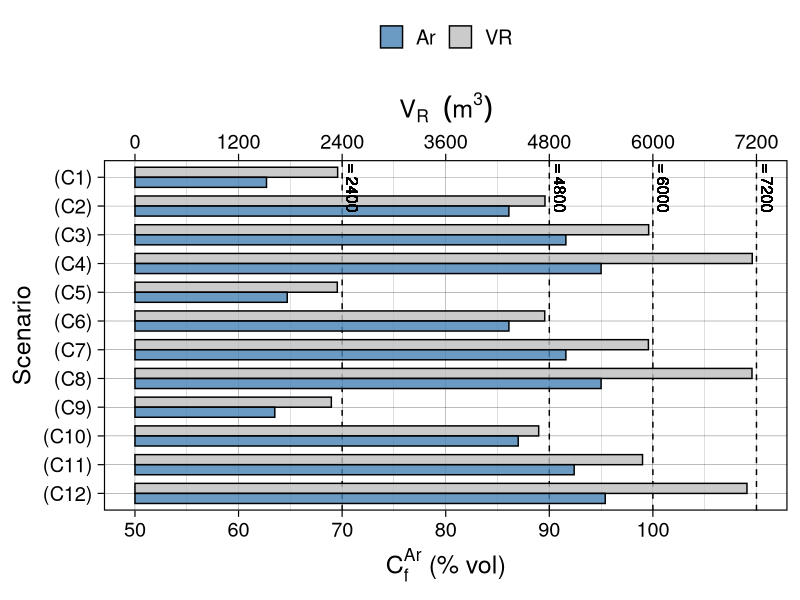
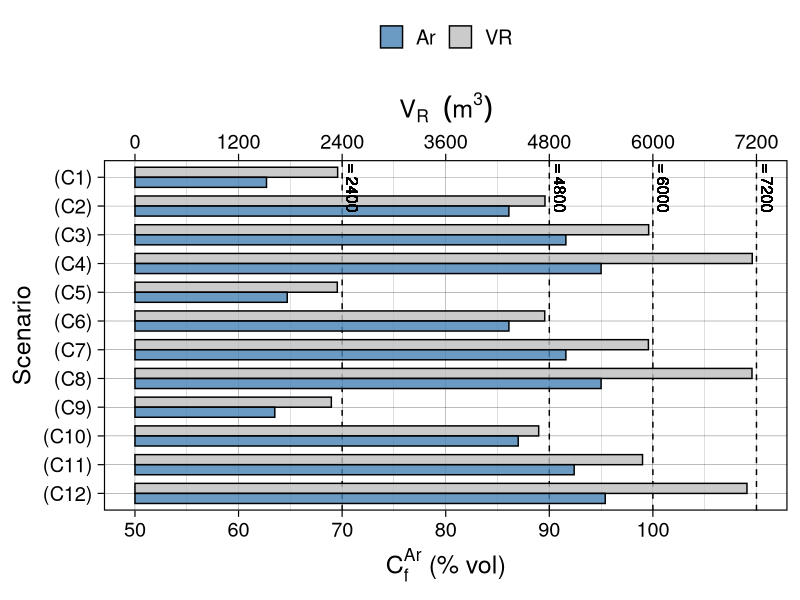

Generate these figures, in order, with R:
##########################################################################
##                                                                      ##
##  Definition and optimization of a MELCOR model of the                ##
##  IFMIF-DONES Argon Purification Subsystem                            ##
##                                                                      ##
##  Authors: A. Manjavacas, M. A. Vazquez                               ##
##                                                                      ##
##########################################################################

library(tidyverse)

df <- read.csv("./data/scenarios_C.csv")

df$Scenario <- factor(df$Scenario)

new_order <- c(paste0("(C", 1:12, ")"))
df$Scenario <- factor(df$Scenario, levels = new_order)

df$Ar <- (df$Ar-50) * 60 * 2

df_long <- df %>% select(c(Scenario, Ar, VR, VI)) %>% 
  pivot_longer(cols = c(VR, Ar), names_to = "Variable", values_to = "Value")

ggplot(df_long, aes(x = Scenario, y = Value, fill = Variable)) +
   geom_hline(yintercept=2400, linetype="dashed", color="black") + 
   geom_hline(yintercept=4800, linetype="dashed", color="black") + 
   geom_hline(yintercept=6000, linetype="dashed", color="black") + 
   geom_hline(yintercept=7200, linetype="dashed", color="black") +
   geom_bar(stat="identity", position="dodge", alpha=0.8, width=0.7, color="black") +
   geom_text(label = expression(paste(V[I], "  = 2400")), angle = 270, x = 12, y = 2500, color = "black", size=4) +
   geom_text(label = expression(paste(V[I], "  = 4800")), angle = 270, x = 12, y = 4900, color = "black", size=4) +
   geom_text(label = expression(paste(V[I], "  = 6000")), angle = 270, x = 12, y = 6100, color = "black", size=4) +
   geom_text(label = expression(paste(V[I], "  = 7200")), angle = 270, x = 12, y = 7300, color = "black", size=4) +
   scale_y_continuous(
    name = expression(paste(C[f]^Ar, " (% vol)")),
    breaks = seq(0, 6000, 1200),
    labels = seq(50, 100, 10),
    sec.axis = sec_axis(
        ~.,
        name = expression(V[R]~~(m^3)),
        breaks = c(0,1200,2400,3600,4800,6000,7200)
    )
   ) +
   scale_x_discrete(limits = rev(levels(df$Scenario))) +
   coord_flip() +
   theme_linedraw(base_size=18) +
   scale_fill_manual(values = c("VR" = "gray", "Ar" = "steelblue")) +
   theme(
    legend.title = element_blank(),
    legend.position = "top"
   )

ggsave("./plots/c_scenarios.png")
